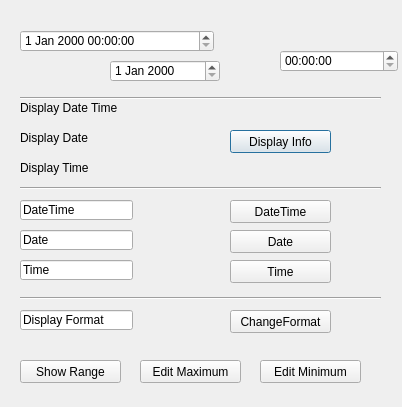
<?xml version="1.0" encoding="UTF-8"?>
<ui version="4.0">
 <class>Dialog</class>
 <widget class="QDialog" name="Dialog">
  <property name="geometry">
   <rect>
    <x>0</x>
    <y>0</y>
    <width>402</width>
    <height>407</height>
   </rect>
  </property>
  <property name="windowTitle">
   <string>Dialog</string>
  </property>
  <widget class="QDateEdit" name="dateEdit">
   <property name="geometry">
    <rect>
     <x>110</x>
     <y>60</y>
     <width>110</width>
     <height>22</height>
    </rect>
   </property>
  </widget>
  <widget class="QDateTimeEdit" name="dateTimeEdit_Test">
   <property name="geometry">
    <rect>
     <x>20</x>
     <y>30</y>
     <width>194</width>
     <height>22</height>
    </rect>
   </property>
  </widget>
  <widget class="QLabel" name="lbl_displayDateTime">
   <property name="geometry">
    <rect>
     <x>20</x>
     <y>100</y>
     <width>131</width>
     <height>16</height>
    </rect>
   </property>
   <property name="text">
    <string>Display Date Time</string>
   </property>
  </widget>
  <widget class="QLabel" name="lbl_displayDate">
   <property name="geometry">
    <rect>
     <x>20</x>
     <y>130</y>
     <width>131</width>
     <height>16</height>
    </rect>
   </property>
   <property name="text">
    <string>Display Date</string>
   </property>
  </widget>
  <widget class="QLabel" name="lbl_displayTime">
   <property name="geometry">
    <rect>
     <x>20</x>
     <y>160</y>
     <width>131</width>
     <height>16</height>
    </rect>
   </property>
   <property name="text">
    <string>Display Time</string>
   </property>
  </widget>
  <widget class="QTimeEdit" name="timeEdit">
   <property name="geometry">
    <rect>
     <x>280</x>
     <y>50</y>
     <width>118</width>
     <height>22</height>
    </rect>
   </property>
  </widget>
  <widget class="QPushButton" name="btn_displayDateTime">
   <property name="geometry">
    <rect>
     <x>230</x>
     <y>130</y>
     <width>101</width>
     <height>23</height>
    </rect>
   </property>
   <property name="text">
    <string>Display Info</string>
   </property>
  </widget>
  <widget class="QLineEdit" name="line_dateTime">
   <property name="geometry">
    <rect>
     <x>20</x>
     <y>200</y>
     <width>113</width>
     <height>20</height>
    </rect>
   </property>
   <property name="text">
    <string>DateTime</string>
   </property>
  </widget>
  <widget class="QLineEdit" name="line_date">
   <property name="geometry">
    <rect>
     <x>20</x>
     <y>230</y>
     <width>113</width>
     <height>20</height>
    </rect>
   </property>
   <property name="text">
    <string>Date</string>
   </property>
  </widget>
  <widget class="QLineEdit" name="line_time">
   <property name="geometry">
    <rect>
     <x>20</x>
     <y>260</y>
     <width>113</width>
     <height>20</height>
    </rect>
   </property>
   <property name="text">
    <string>Time</string>
   </property>
  </widget>
  <widget class="QPushButton" name="btn_enterDateTime">
   <property name="geometry">
    <rect>
     <x>230</x>
     <y>200</y>
     <width>101</width>
     <height>23</height>
    </rect>
   </property>
   <property name="text">
    <string>DateTime</string>
   </property>
  </widget>
  <widget class="QPushButton" name="btn_enterDate">
   <property name="geometry">
    <rect>
     <x>230</x>
     <y>230</y>
     <width>101</width>
     <height>23</height>
    </rect>
   </property>
   <property name="text">
    <string>Date</string>
   </property>
  </widget>
  <widget class="QPushButton" name="btn_enterTime">
   <property name="geometry">
    <rect>
     <x>230</x>
     <y>260</y>
     <width>101</width>
     <height>23</height>
    </rect>
   </property>
   <property name="text">
    <string>Time</string>
   </property>
  </widget>
  <widget class="QPushButton" name="btn_changeFormat">
   <property name="geometry">
    <rect>
     <x>230</x>
     <y>310</y>
     <width>101</width>
     <height>23</height>
    </rect>
   </property>
   <property name="text">
    <string>ChangeFormat</string>
   </property>
  </widget>
  <widget class="QPushButton" name="btn_showRange">
   <property name="geometry">
    <rect>
     <x>20</x>
     <y>360</y>
     <width>101</width>
     <height>23</height>
    </rect>
   </property>
   <property name="text">
    <string>Show Range</string>
   </property>
  </widget>
  <widget class="QPushButton" name="btn_editMaximum">
   <property name="geometry">
    <rect>
     <x>140</x>
     <y>360</y>
     <width>101</width>
     <height>23</height>
    </rect>
   </property>
   <property name="text">
    <string>Edit Maximum</string>
   </property>
  </widget>
  <widget class="QPushButton" name="btn_editMinimum">
   <property name="geometry">
    <rect>
     <x>260</x>
     <y>360</y>
     <width>101</width>
     <height>23</height>
    </rect>
   </property>
   <property name="text">
    <string>Edit Minimum</string>
   </property>
  </widget>
  <widget class="QLineEdit" name="line_displayFormat">
   <property name="geometry">
    <rect>
     <x>20</x>
     <y>310</y>
     <width>113</width>
     <height>20</height>
    </rect>
   </property>
   <property name="text">
    <string>Display Format</string>
   </property>
  </widget>
  <widget class="Line" name="line">
   <property name="geometry">
    <rect>
     <x>20</x>
     <y>90</y>
     <width>361</width>
     <height>16</height>
    </rect>
   </property>
   <property name="orientation">
    <enum>Qt::Horizontal</enum>
   </property>
  </widget>
  <widget class="Line" name="line_2">
   <property name="geometry">
    <rect>
     <x>20</x>
     <y>180</y>
     <width>361</width>
     <height>16</height>
    </rect>
   </property>
   <property name="orientation">
    <enum>Qt::Horizontal</enum>
   </property>
  </widget>
  <widget class="Line" name="line_3">
   <property name="geometry">
    <rect>
     <x>20</x>
     <y>290</y>
     <width>361</width>
     <height>16</height>
    </rect>
   </property>
   <property name="orientation">
    <enum>Qt::Horizontal</enum>
   </property>
  </widget>
 </widget>
 <resources/>
 <connections/>
</ui>
